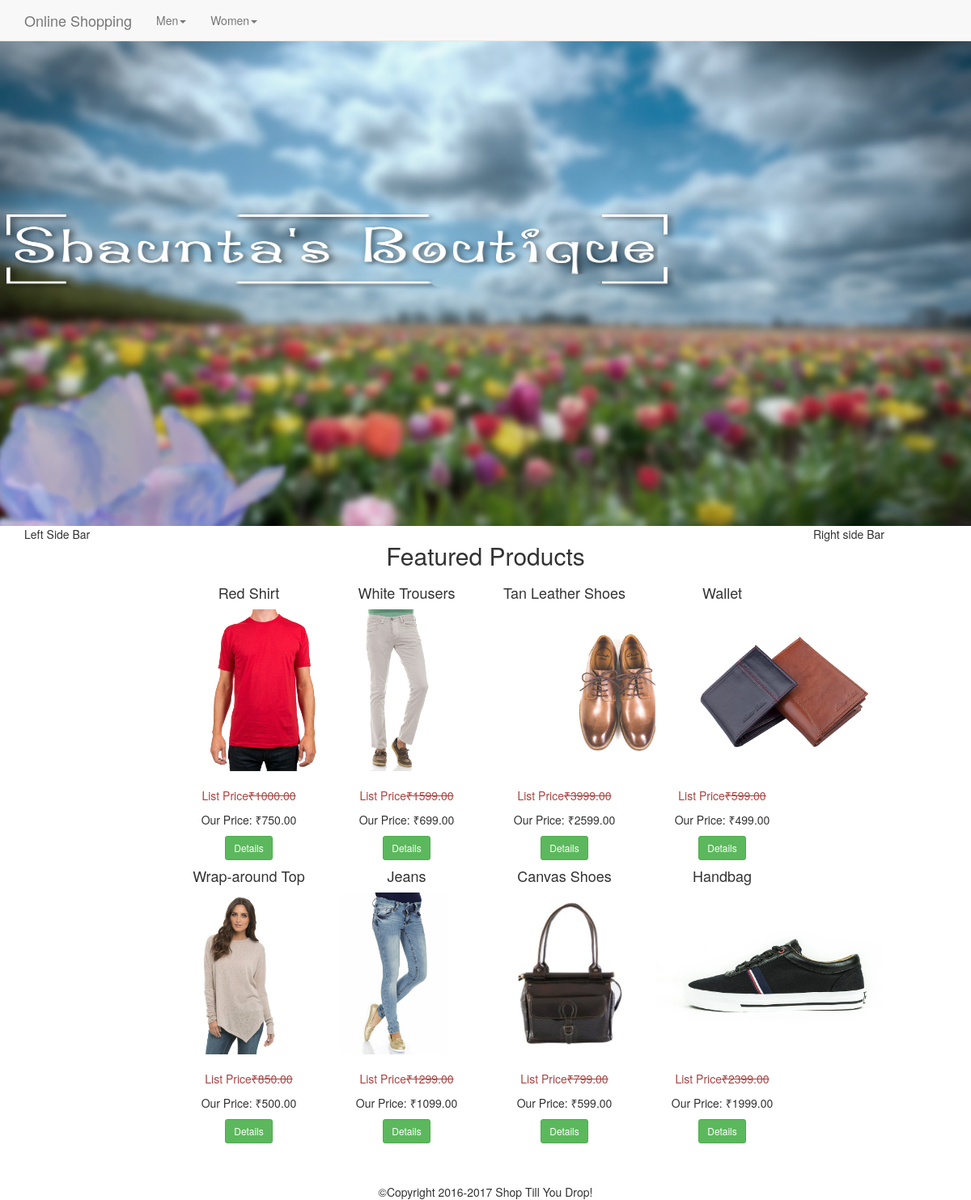
/project.php, run on the app's committed database.
### tables this page shows
CREATE TABLE `categories` (
  `id` int(11) NOT NULL,
  `category` varchar(255) NOT NULL,
  `parent` int(11) NOT NULL DEFAULT '0'
);

CREATE TABLE `products` (
  `id` int(11) NOT NULL,
  `title` varchar(255) NOT NULL,
  `price` decimal(10,2) NOT NULL,
  `list_price` decimal(10,2) NOT NULL,
  `brand` int(11) NOT NULL,
  `categories` varchar(255) NOT NULL,
  `image` varchar(255) NOT NULL,
  `description` text NOT NULL,
  `featured` tinyint(4) NOT NULL DEFAULT '0',
  `sizes` text NOT NULL,
  `deleted` tinyint(4) NOT NULL DEFAULT '0'
);

### project.php (the view)
<?php
  require_once "core/init.php";
  include 'includes/head.php';
  include 'includes/navigation.php';
  include 'includes/headerfull.php';
  include 'includes/leftbar.php';
  $sql = "SELECT * FROM products WHERE featured=1";
  $featured = $db -> query($sql);
  ?>
	<div class="col-md-8">
		<div class="row">
			<h2 class="text-center">Featured Products</h2>
				<?php while($product = mysqli_fetch_assoc($featured)) : ?>
				<div class="col-md-3">
				<h4 class="text-center"><?=$product['title'];?></h4>
					<img src="<?=$product['image'];?>" alt="<?=$product['title'];?>" class="img-thumb"/>
					<br/>
					<br/>
					<p class="list-price text-danger text-center">List Price<s>₹<?=$product['list_price'];?></s></p>
					<p class="price text-center"> Our Price: ₹<?=$product['price'];?></p>
					<button type="button" class="btn btn-sm btn-success center-block" onclick="detailsmodal(<?=$product['id'];?>)">Details</button>
				</div>
				<?php endwhile;?>
			</div>
		</div>
    <?php
      include 'includes/rightbar.php';
      include 'includes/footer.php';
     ?>

### includes/head.php (shortened to what this page needs)
<!DOCTYPE html>
<html>
<head>
  <link rel="stylesheet" href="https://maxcdn.bootstrapcdn.com/bootstrap/3.3.7/css/bootstrap.min.css">
  <link rel="stylesheet" href="css/bootstrap.min.css">
  <link rel="stylesheet" href="css/main.css">
</head>
<body>

### includes/navigation.php (shortened to what this page needs)
<?php
$sql = "SELECT * FROM categories WHERE parent=0";
$pquery = $db->query($sql);
?>
<nav class="navbar navbar-default navbar-fixed-top">
  <div class="container">
    <a href="index.php" class="navbar-brand">Online Shopping</a>
     <ul class="nav navbar-nav">
     <?php while($parent=mysqli_fetch_assoc($pquery)):?>
      <li class="dropdown">
        <a href="#" class="dropdown-toggle" data-toggle="dropdown"><?php echo $parent['category'];?><span class="caret"></span></a>
      </li>
      <?php endwhile;?>
  </div>
</nav>

### includes/headerfull.php (shortened to what this page needs)
<div id="headerWrapper">
  <div id="back-flower"></div>
  <div id="logotext"></div>
</div>
<div class="container-fluid">

### includes/leftbar.php
<div class="col-md-2">Left Side Bar</div>

### includes/rightbar.php
<div class="col-md-2">Right side Bar</div>

### includes/footer.php (shortened to what this page needs)
</div>
<footer class="text-center" id="footer">&copy;Copyright 2016-2017 Shop Till You Drop!</footer>
</body>
</html>

### css/main.css (style rules this page uses)
body { padding-top:50px; }
#headerWrapper { position:relative; padding:0; margin:0; overflow:hidden; height:600px; background-image:url(../images/headerlogo/background.png); background-repeat: no-repeat; background-position: top-center; background-attachment: fixed; background-size: 100% 700px; }
#logotext { position:absolute; width:100%; height:100px; background-image:url(../images/headerlogo/text.png); background-repeat: no-repeat; background-position: top-center; top: 50%; margin-top: -90px; background-size: 70% 100px; }
#back-flower { position:absolute; width:100%; height:350px; background-image:url(../images/headerlogo/back-flower.png); background-size: auto 350px; background-repeat: no-repeat; background-position: left bottom; top:400px; left: -25px; }
.img-thumb { width:auto; height:200px; }
#footer { margin-top:50px; }

### data on the page
categories: category "Men"
categories: category "Women"
products: title "Red Shirt", image (picture), list_price "1000.00", price "750.00"
products: title "White Trousers", image (picture), list_price "1599.00", price "699.00"
products: title "Tan Leather Shoes", image (picture), list_price "3999.00", price "2599.00"
products: title "Wallet", image (picture), list_price "599.00", price "499.00"
products: title "Wrap-around Top", image (picture), list_price "850.00", price "500.00"
products: title "Jeans", image (picture), list_price "1299.00", price "1099.00"
products: title "Canvas Shoes", image (picture), list_price "799.00", price "599.00"
products: title "Handbag", image (picture), list_price "2399.00", price "1999.00"
